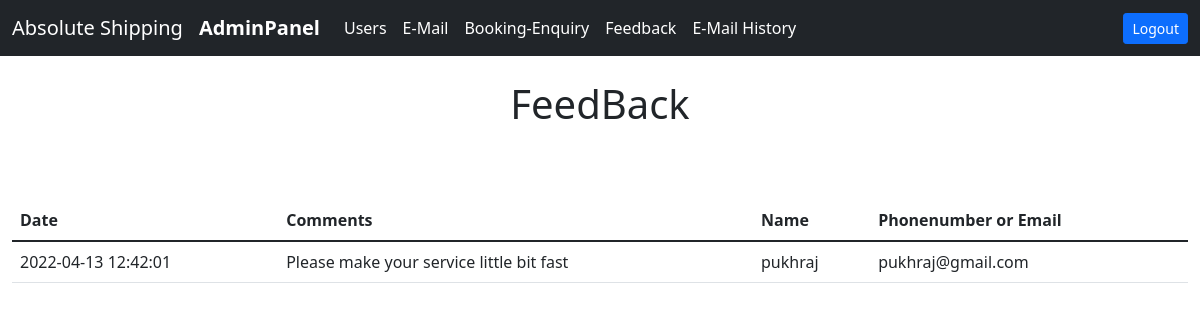
/BOOT/adminpanel/adminpanelfeedback.php (signed in), run on the app's committed database.
### tables this page shows
CREATE TABLE `feedback` (
  `comment` varchar(500) NOT NULL,
  `date` varchar(200) NOT NULL,
  `name` varchar(200) NOT NULL,
  `phoneoremail` varchar(200) NOT NULL
);

### BOOT/adminpanel/adminpanelfeedback.php (the view, shortened to what this page needs)
<?php
include("adminpanelheader.php");
include("database_connect_2.php");
?>
<?php
    $sql3 = "SELECT * FROM feedback";
    $resultSet = mysqli_query($conn, $sql3) or die("database error:" . mysqli_error($conn));
    ?><br>
    <h1 class="text-center">FeedBack</h1>
    <div class="mt-5">
        <div class="container-fluid">
        <br>
            <table id="editableTable" class="table">
                <thead>
                    <tr>
                    <th scope="col">Date</th>
                        <th scope="col">Comments</th>
                        <th scope="col">Name</th>
                        <th scope="col">Phonenumber or Email</th>
                    </tr>
                </thead>
                <tbody>
                    <?php while ($developer = mysqli_fetch_assoc($resultSet)) { ?>
                        <tr>
                            <td><?php echo $developer['date']; ?></td>
                            <td><?php echo $developer['comment']; ?></td>
                            <td><?php echo $developer['name']; ?></td>
                            <td><?php echo $developer['phoneoremail']; ?></td>
                        </tr>
                    <?php } ?>
                </tbody>
            </table>
        </div>
    </div>

### data on the page
feedback: date "2022-04-13 12:42:01", comment "Please make your service little bit fast", name "pukhraj", phoneoremail "pukhraj@gmail.com"
